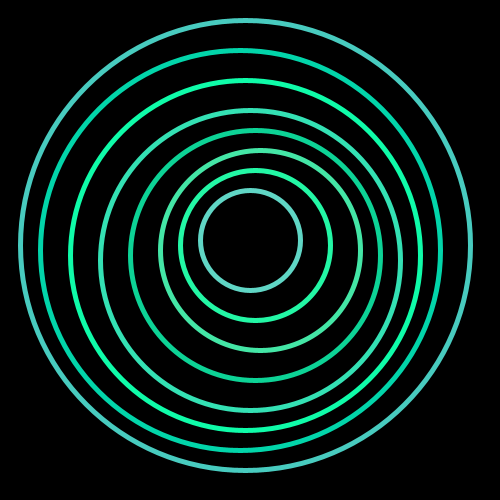
Frame 1 (no input)
Frame 60 (the mouse pressed at the canvas centre just before this capture): identical to frame 1, image omitted
Frame 120 (the mouse held since frame 60 and released just before this capture): identical to frame 1, image omitted

The Processing sketch that drew this single still picture (run headless with seeded random() and noise(); from frame 60 on, the mouse is pressed at the canvas centre):

// Processing sketch: Ilusion_optica_con_class
// ── Ilusion_optica_con_class.pde
Circulo  O_1 = new Circulo(250, 240, 100);
Circulo  O_2 = new Circulo(255, 245, 150);
Circulo  O_3 = new Circulo(260, 250, 200);
Circulo  O_4 = new Circulo(255, 255, 250);
Circulo  O_5 = new Circulo(250, 260, 300);
Circulo  O_6 = new Circulo(245, 255, 350);
Circulo  O_7 = new Circulo(240, 250, 400);
Circulo  O_8 = new Circulo(245, 245, 450);

void setup() {
  size(500, 500);
  background(0);
  frameRate(10);
}

void draw() {
  
  background(0);
  
  O_1.mostrar();
  O_2.mostrar();
  O_3.mostrar();
  O_4.mostrar();
  O_5.mostrar();
  O_6.mostrar();
  O_7.mostrar();
  O_8.mostrar();
  
}
// ── Circulo.pde
class Circulo {
  float posX, posY, diam;
  color c;

  Circulo(float _posX, float _posY, float _diam) {
    posX = _posX;
    posY = _posY;
    diam = _diam;
    
    c = color(random(150),random(200,255),random(150,200));

  }

  void actualizar() {
  }

  void revisarDistancia() {
  }

  void mostrar() {
    stroke(c);
    strokeWeight(5);
    noFill();
    ellipse(posX, posY, diam, diam);
  }
}
